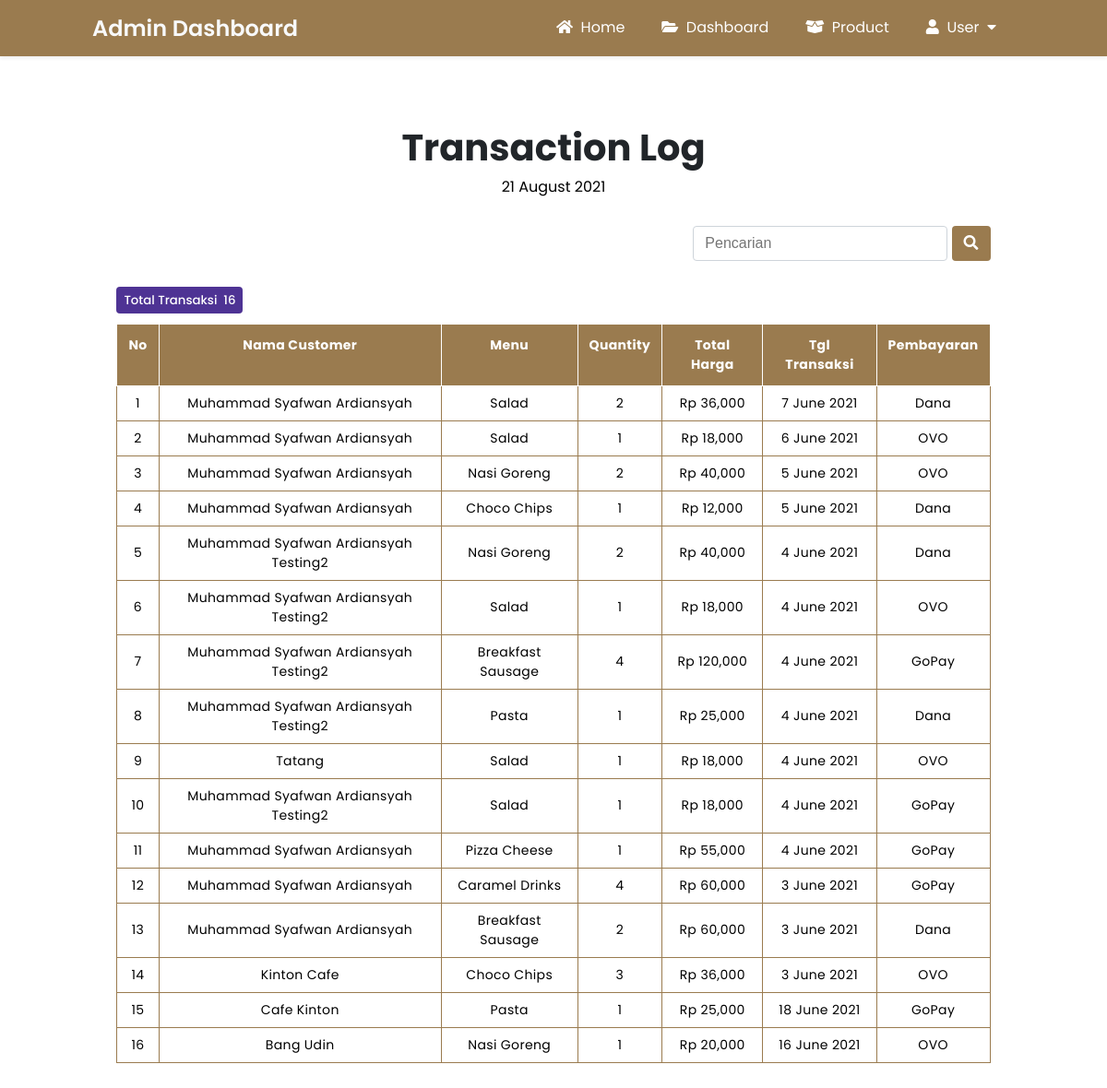
/admin/transaction-logger.php (signed in), run on the app's committed database.
### tables this page shows
CREATE TABLE `tbl_order` (
  `id` int(11) NOT NULL,
  `id_user` int(11) NOT NULL,
  `id_product` int(11) NOT NULL,
  `nama_product` varchar(200) NOT NULL,
  `harga_satuan` varchar(200) NOT NULL,
  `nama_customer` varchar(200) NOT NULL,
  `alamat` text NOT NULL,
  `quantity` int(11) NOT NULL,
  `total_harga` int(11) NOT NULL,
  `payment_method` varchar(200) NOT NULL,
  `tgl_transaksi` varchar(200) NOT NULL
);

### config/config.php (called while the page is built, shortened)
<?php
$hostname = "localhost";
$username = "root";
$password = "";
$database = "db_cafe";
$koneksi = mysqli_connect($hostname, $username, $password, $database);
function queryTransaction($queryTransaction) {
    global $koneksi;
    $hasil = mysqli_query($koneksi, $queryTransaction);
    $tampungBaris = [];
    while($baris = mysqli_fetch_assoc($hasil)) {
        $tampungBaris[] = $baris;
    }
    return $tampungBaris;
}
?>

### admin/transaction-logger.php (the view, shortened to what this page needs)
<?php
require '../config/config.php';
$queryTransaction = queryTransaction("SELECT * FROM tbl_order ORDER BY tgl_transaksi DESC");
$totalTransaction = count($queryTransaction);
?>
<!DOCTYPE html>
<html lang="en">
<head>
    <link rel="stylesheet" href="https://cdnjs.cloudflare.com/ajax/libs/font-awesome/5.15.3/css/all.min.css" />
    <link rel="stylesheet" href="../css/transaction-logger.css?v=<?php echo time(); ?>">
</head>
<body>
<header class="nav-top-mg">
    <div class="logo">
        <a href="admin.php">
            Admin Dashboard
        </a>
    </div>
    <nav class="nav-bot">
        <ul>
            <li><a href="../index.php"><i class="fas fa-home"></i>&nbsp;&nbsp;Home</a></li>
            <li><a href="admin.php"><i class="fas fa-folder-open"></i>&nbsp;&nbsp;Dashboard</a></li>
            <li><a href="product.php"><i class="fas fa-box-open"></i>&nbsp;&nbsp;Product</a></li>
            <li class="dropdown1"><a href="#"><i class="fas fa-user"></i>&nbsp;&nbsp;User&nbsp;&nbsp;<i class="fas fa-caret-down"></i></a>
            </li>
        </ul>
    </nav>
</header>
<section class="tabel">
    <div class="table-container">
        <h1 class="heading">Transaction Log</h1>
        <p class="date"><?php echo date("j F Y"); ?></p>
<section class="pencarian">
    <div class="container">
        <form method="post">
            <input type="text" name="kata_kunci" placeholder="Pencarian">
            <button type="submit" name="cari" class="button-pencarian">
                <i class="fas fa-search"></i>
            </button>
        </form>
    </div>
</section>
<section class="informasi">
    <h5>
        <?php
        if(isset($totalPencarian)) {
            echo "<span class='cari'>Hasil Pencarian&nbsp; " . $totalPencarian . "</span>";
        } else {
            echo "<span class='transaksi'>Total Transaksi&nbsp; " . $totalTransaction . "</span>";
        }
        ?>
    </h5>
</section>
        <table class="table">
            <thead>
                <tr>
                    <th>No</th>
                    <th>Nama Customer</th>
                    <th>Menu</th>
                    <th>Quantity</th>
                    <th>Total Harga</th>
                    <th>Tgl Transaksi</th>
                    <th>Pembayaran</th>
                </tr>
            </thead>
            <tbody>
                <?php $i = 1; ?>
                <?php foreach($queryTransaction as $dataTransaction) : ?>
                <tr>
                    <td data-label="No"><?= $i; ?></td>
                    <td data-label="Nama Customer"><?= $dataTransaction['nama_customer']; ?></td>
                    <td data-label="Menu"><?= $dataTransaction['nama_product']; ?></td>
                    <td data-label="Quantity"><?= $dataTransaction['quantity']; ?></td>
                    <td data-label="Total Harga">Rp <?= number_format($dataTransaction['total_harga']); ?></td>
                    <td data-label="Tgl Transaksi"><?= $dataTransaction['tgl_transaksi']; ?></td>
                    <td data-label="Pembayaran"><?= $dataTransaction['payment_method']; ?></td>
                </tr>
                <?php $i++; ?>
                <?php endforeach; ?>
            </tbody>
        </table>
    </div>
</section>
</body>
</html>

### css/transaction-logger.css (style rules this page uses)
body { font-family: 'Poppins', sans-serif; user-select: none; }
header { position: absolute; top: 0; left: 0; padding: 0 100px; background: #9A7B4F; width: 100%; box-sizing: border-box; box-shadow: 0 .125rem .25rem rgba(0,0,0,.075); z-index: 999999; }
header .logo a { margin-top: 13px; color: #f8f9fa; height: 48px; font-size: 24px; float: left; font-weight: 600; text-decoration: none; }
header nav { float: right; }
header nav ul { margin: 0; padding: 0; display: flex; }
header nav ul li { list-style: none; position: relative; }
header nav ul li a { height: 50px; line-height: 50px; padding: 5px 20px; color: #fff; text-decoration: none; display: block; }
.tabel { margin-top: 130px; margin-bottom: 75px; }
.table-container { padding: 0 10%; margin: 40px auto 0; }
.heading { font-size: 40px; text-align: center; margin-bottom: 40px; color: #212529; margin-block-end: 0em; }
p.date { text-align: center; margin-top: 0px; margin-bottom: 20px; }
.table { width: 100%; border-collapse: collapse; }
.table thead { background-color: #9A7B4F }
.table thead tr th { font-size: 14px; font-weight: medium; letter-spacing: 0.35px; color: #fff; opacity: 1; padding: 12px; vertical-align: top; border: .5px solid #fff; }
.table tbody tr td { font-size: 14px; letter-spacing: 0.35px; font-weight: normal; padding: 8px; text-align: center; border: .5px solid #9A7B4F; }
.pencarian { margin-bottom: 25px; }
.container { text-align: right; }
input[type="text"] { margin-top: 8px; margin-bottom: 8px; width: 250px; padding: .375rem .75rem; border-radius: .25rem; font-size: 1rem; line-height: 1.5; border: 1px solid #ced4da; color: #212529; background-clip: padding-box; outline: none; }
button.button-pencarian { margin-top: 10px; background: #9A7B4F; color: #fff; padding: 6px 12px; border-radius: .25rem; border: 1px solid transparent; font-size: 1rem; line-height: 1.5; outline: none; cursor: pointer; }
h5 { margin-block-start: 1.0em; margin-block-end: 1.1em; }
.transaksi { background-color: #4e3394; padding: 5px 8px 5px 8px; border-radius: .25rem; color: #fff; font-weight: 500; }

### data on the page
tbl_order: nama_customer "Muhammad Syafwan Ardiansyah", nama_product "Salad", quantity "2", total_harga "36,000", tgl_transaksi "7 June 2021", payment_method "Dana"
tbl_order: nama_customer "Muhammad Syafwan Ardiansyah", nama_product "Salad", quantity "1", total_harga "18,000", tgl_transaksi "6 June 2021", payment_method "OVO"
tbl_order: nama_customer "Muhammad Syafwan Ardiansyah", nama_product "Nasi Goreng", quantity "2", total_harga "40,000", tgl_transaksi "5 June 2021", payment_method "OVO"
tbl_order: nama_customer "Muhammad Syafwan Ardiansyah", nama_product "Choco Chips", quantity "1", total_harga "12,000", tgl_transaksi "5 June 2021", payment_method "Dana"
tbl_order: nama_customer "Muhammad Syafwan Ardiansyah Testing2", nama_product "Nasi Goreng", quantity "2", total_harga "40,000", tgl_transaksi "4 June 2021", payment_method "Dana"
tbl_order: nama_customer "Muhammad Syafwan Ardiansyah Testing2", nama_product "Salad", quantity "1", total_harga "18,000", tgl_transaksi "4 June 2021", payment_method "OVO"
tbl_order: nama_customer "Muhammad Syafwan Ardiansyah Testing2", nama_product "Breakfast Sausage", quantity "4", total_harga "120,000", tgl_transaksi "4 June 2021", payment_method "GoPay"
tbl_order: nama_customer "Muhammad Syafwan Ardiansyah Testing2", nama_product "Pasta", quantity "1", total_harga "25,000", tgl_transaksi "4 June 2021", payment_method "Dana"
tbl_order: nama_customer "Tatang", nama_product "Salad", quantity "1", total_harga "18,000", tgl_transaksi "4 June 2021", payment_method "OVO"
tbl_order: nama_customer "Muhammad Syafwan Ardiansyah Testing2", nama_product "Salad", quantity "1", total_harga "18,000", tgl_transaksi "4 June 2021", payment_method "GoPay"
tbl_order: nama_customer "Muhammad Syafwan Ardiansyah", nama_product "Pizza Cheese", quantity "1", total_harga "55,000", tgl_transaksi "4 June 2021", payment_method "GoPay"
tbl_order: nama_customer "Muhammad Syafwan Ardiansyah", nama_product "Caramel Drinks", quantity "4", total_harga "60,000", tgl_transaksi "3 June 2021", payment_method "GoPay"
tbl_order: nama_customer "Muhammad Syafwan Ardiansyah", nama_product "Breakfast Sausage", quantity "2", total_harga "60,000", tgl_transaksi "3 June 2021", payment_method "Dana"
tbl_order: nama_customer "Kinton Cafe", nama_product "Choco Chips", quantity "3", total_harga "36,000", tgl_transaksi "3 June 2021", payment_method "OVO"
tbl_order: nama_customer "Cafe Kinton", nama_product "Pasta", quantity "1", total_harga "25,000", tgl_transaksi "18 June 2021", payment_method "GoPay"
tbl_order: nama_customer "Bang Udin", nama_product "Nasi Goreng", quantity "1", total_harga "20,000", tgl_transaksi "16 June 2021", payment_method "OVO"

### other printed values
$totalTransaction "16"
